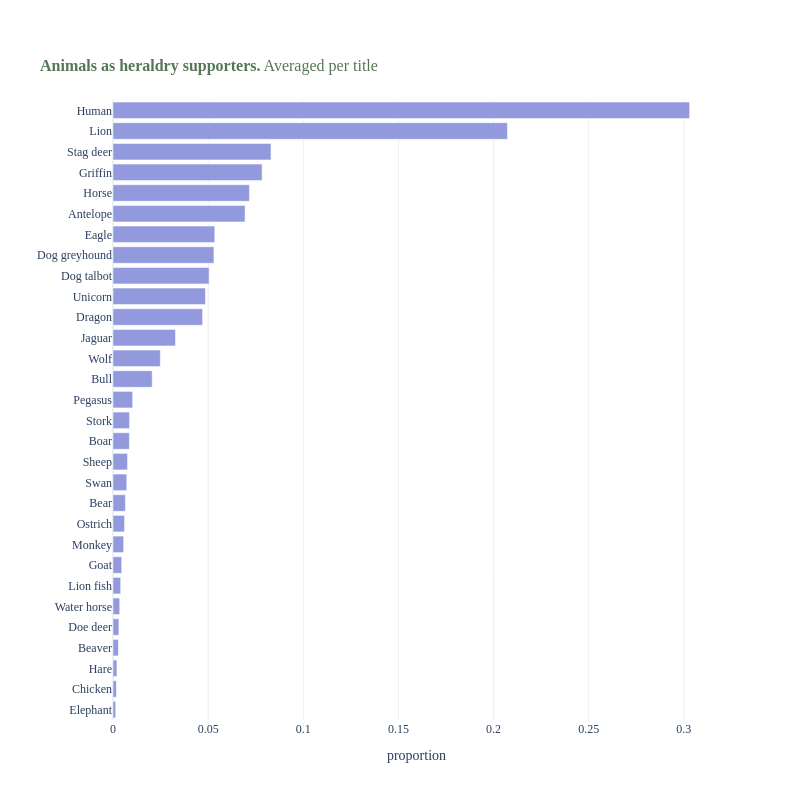

This figure's notebook cell:
### Code cell
plot = get_plot(chart_type='bar', title=f"<br><span style='color:{'#567755'}'><b>Animals as heraldry supporters.</b> Averaged per title</span>",
                data=avg_of_avg, x='proportion', y='label',
                x_name="proportion", y_name="", color_list=['#929ADD'],
                hovertemplate="%{x}<br>%{y}", height=800)

plot.show()

### Figure 1 — Plotly figure (JSON) as saved in the notebook; plotly's stock layout.template omitted (floating-point values rounded to 4 significant figures)
{"data": [{"hovertemplate": "%{x}<br>%{y}", "legendgroup": "", "marker": {"color": "#929ADD", "pattern": {"shape": ""}}, "name": "", "orientation": "h", "showlegend": false, "textposition": "auto", "type": "bar", "x": [0.001421, 0.001797, 0.002069, 0.002831, 0.003094, 0.003525, 0.004029, 0.00457, 0.005598, 0.006079, 0.006515, 0.007246, 0.00763, 0.008606, 0.008694, 0.01033, 0.02058, 0.02487, 0.03283, 0.04708, 0.04859, 0.05051, 0.05304, 0.05348, 0.06941, 0.07169, 0.07835, 0.08305, 0.2073, 0.303], "xaxis": "x", "y": ["Elephant", "Chicken", "Hare", "Beaver", "Doe deer", "Water horse", "Lion fish", "Goat", "Monkey", "Ostrich", "Bear", "Swan", "Sheep", "Boar", "Stork", "Pegasus", "Bull", "Wolf", "Jaguar", "Dragon", "Unicorn", "Dog talbot", "Dog greyhound", "Eagle", "Antelope", "Horse", "Griffin", "Stag deer", "Lion", "Human"], "yaxis": "y"}], "layout": {"barmode": "relative", "coloraxis": {"showscale": false}, "font": {"family": "Futura"}, "height": 800, "legend": {"tracegroupgap": 0}, "paper_bgcolor": "#FFFFFF", "plot_bgcolor": "#FFFFFF", "showlegend": false, "title": {"font": {"size": 16}, "text": "<br><span style='color:#567755'><b>Animals as heraldry supporters.</b> Averaged per title</span>"}, "width": 800, "xaxis": {"anchor": "y", "domain": [0, 1], "title": {"text": "proportion"}}, "yaxis": {"anchor": "x", "domain": [0, 1], "title": {"text": ""}}}}
